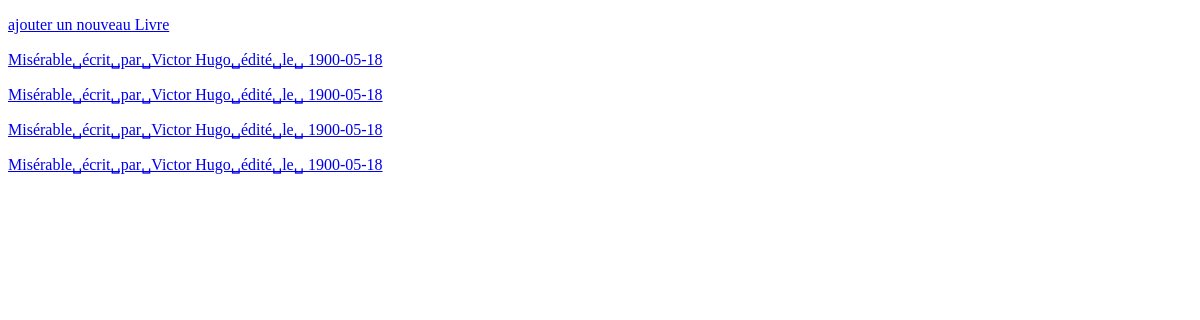
Page /bibliotheque/ on the earlier database version.
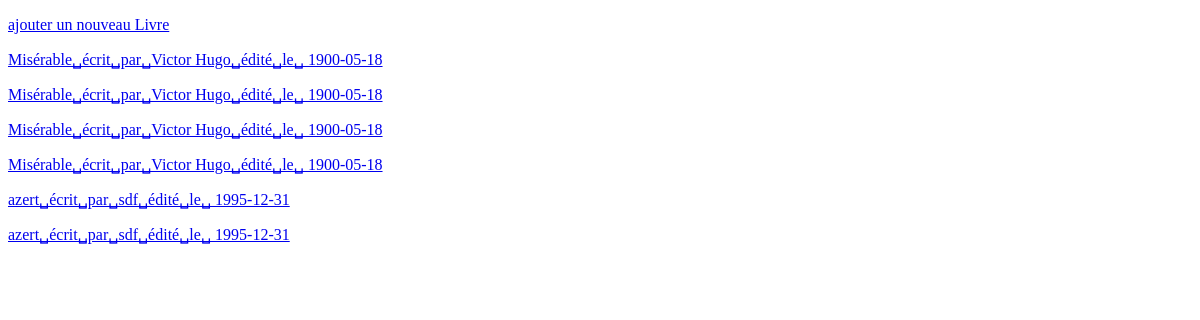
Same page on the later database version.
### bibliotheque/models.py (models this page shows)
class Livre(models.Model): #déclare la classe Livre héritant de la classe Model, classe de base des modèles
    titre = models.CharField(max_length=100) # défini un champs de type texte de 100 caractères maximum
    auteur = models.CharField(max_length = 100)
    date_parution = models.DateField(blank=True, null = True) # champs de type date, pouvant être null ou ne pas être rempli
    nombre_pages = models.IntegerField(blank=False) # champs de type entier devant être obligatoirement rempli
    resume = models.TextField(null = True, blank = True) # champs de type text long
    def __str__(self):
        chaine = f"{self.titre}␣écrit␣par␣{self.auteur}␣édité␣le␣ {self.date_parution}"
        return chaine

### bibliotheque/views.py (the view)
# urls.py: path("", views.index),
def index(request):
    liste = list(models.Livre.objects.all())
    return render(request, "bibliotheque/index.html", {"liste": liste})

### bibliotheque/templates/bibliotheque/index.html (shortened to what this page needs)
<!DOCTYPE html>
<html lang="fr">
<head>
</head>
<body>
<p><a href="/bibliotheque/ajout/">ajouter un nouveau Livre</a></p>
{% for Livre in liste %}
    <p><a href="/bibliotheque/affiche/{{ Livre.id }}/">{{ Livre }}</a></p>
{% endfor %}
</body>
</html>

Differences in the rows shown:
added Livre: titre+auteur+date_parution "azert␣écrit␣par␣sdf␣édité␣le␣ 1995-12-31"
added Livre: titre+auteur+date_parution "azert␣écrit␣par␣sdf␣édité␣le␣ 1995-12-31"
